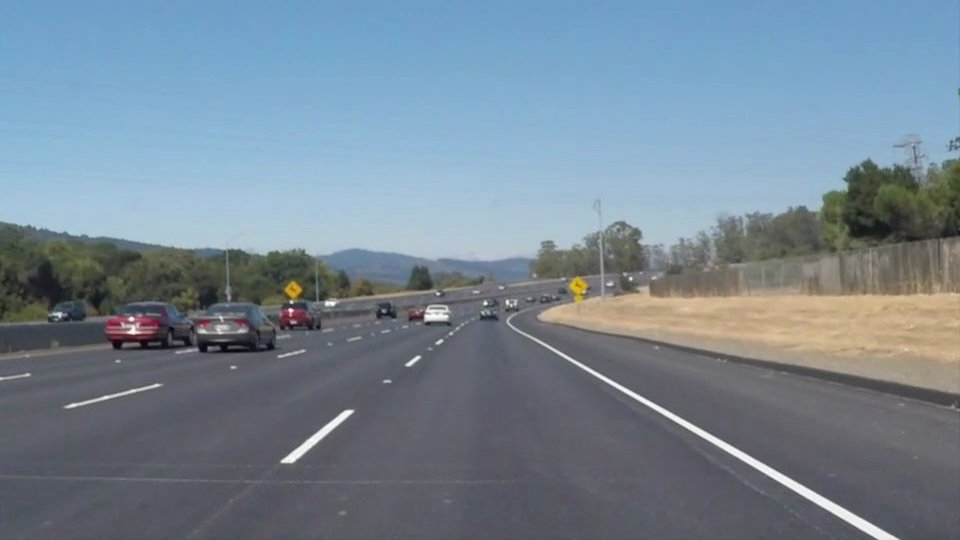
#> input picture solidWhiteCurve.jpg, 960 x 540 px, given in place of video.mp4, which was not available
$ jupyter execute --allow-errors 1234.ipynb
#> lines starting #> are read from the running program, lines starting #| are printed output that depends on the picture; after the words box and inside, x2 and y2 are one past the last pixel; in counts of white or black regions, pixels touching at a corner belong together; pictures that were not available may be replaced by others from this repository, and a replacement may not be noted
#> further down, frame is the input picture: shape (540, 960, 3); mean B, G, R 148.1, 134.5, 118.5
[cell 1]
import cv2 as cv
import numpy as np

def do_canny(frame):
    gray = cv.cvtColor(frame, cv.COLOR_RGB2GRAY)
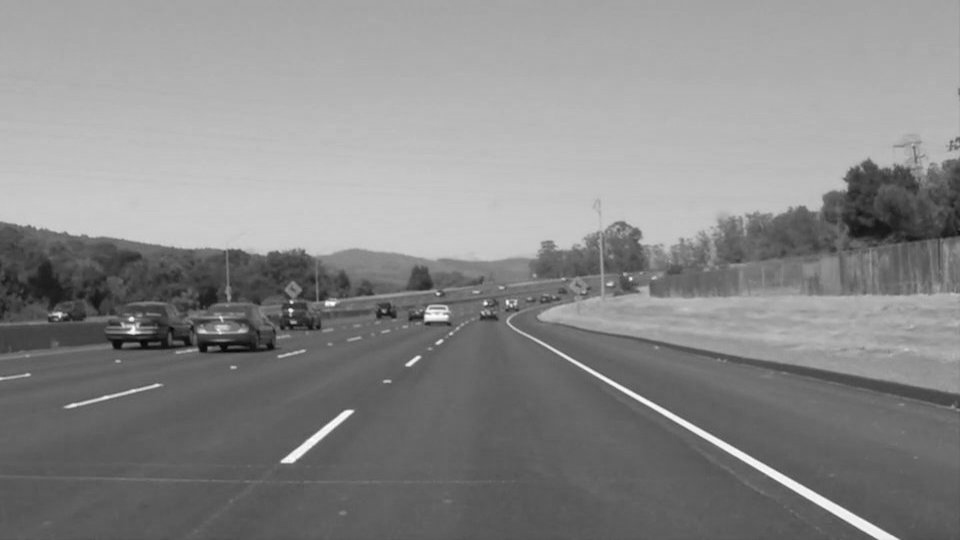
#> gray: shape (540, 960); min 3, max 255, mean 136.7
    blur = cv.GaussianBlur(gray, (5, 5), 0)
    canny = cv.Canny(blur, 50, 150)
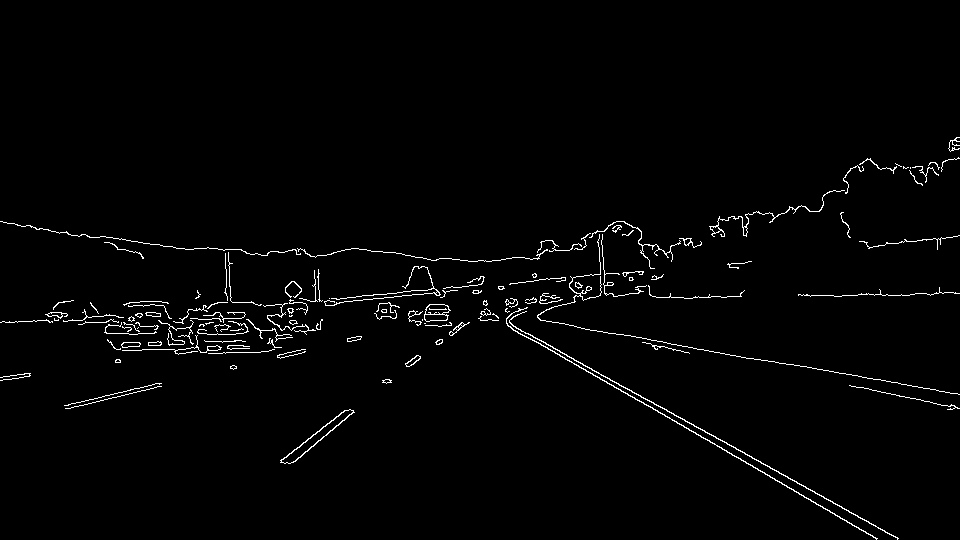
#> canny: shape (540, 960); 1.7% white in thin lines or dots, all inside (x1, y1, x2, y2) = (0, 137, 960, 540)
    return canny

def region_of_interest(frame):
    height = frame.shape[0]
#> height = 540
    polygons = np.array([
                            [(200, height), (1100, height), (550, 250)]
                        ])
#> polygons = [[200, 540], [1100, 540], [550, 250]]
    mask = np.zeros_like(frame)
    cv.fillPoly(mask, polygons, 255)
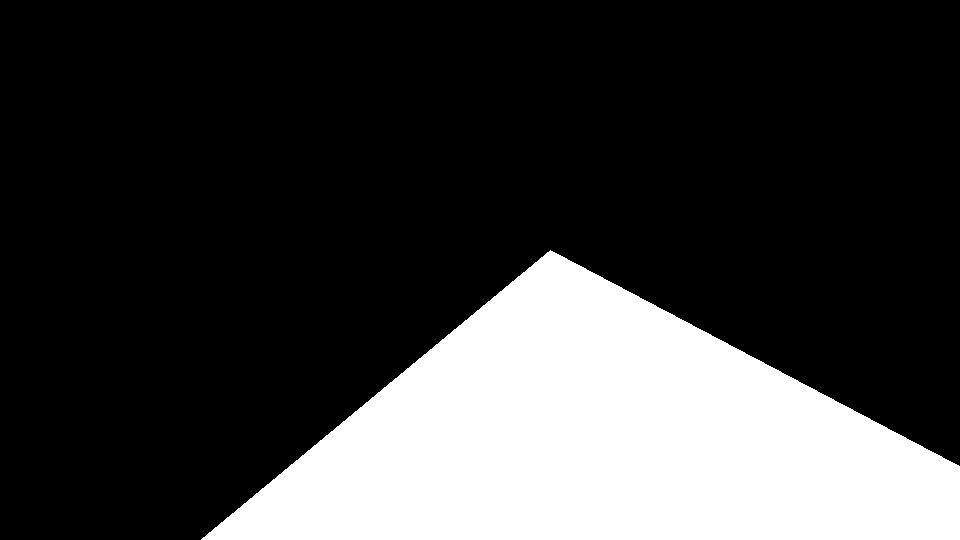
#> mask: shape (540, 960); 24.2% white; 1 white region, box (x1, y1, x2, y2) and area: (201, 250, 960, 540) 125255
    segment = cv.bitwise_and(frame, mask)
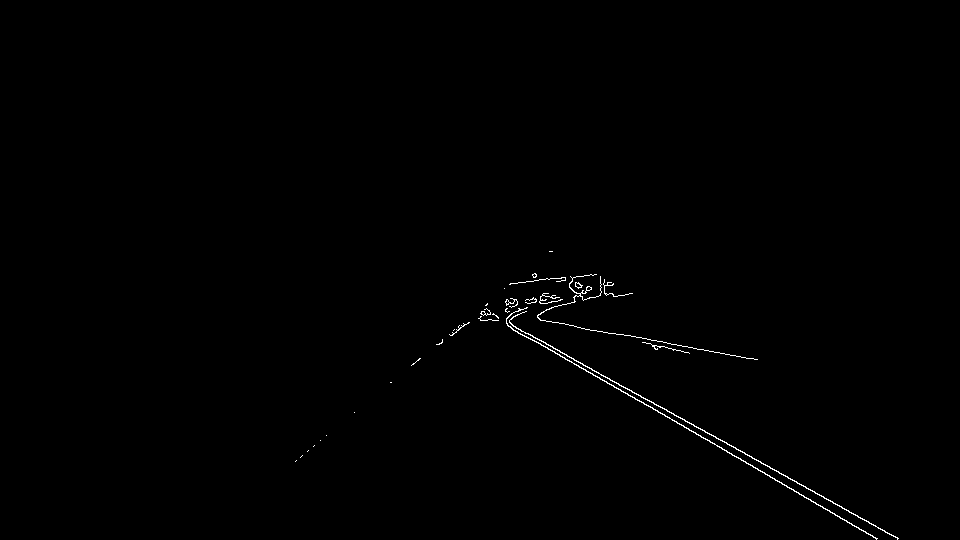
#> segment: shape (540, 960); 0.43% white in thin lines or dots, all inside (x1, y1, x2, y2) = (295, 251, 899, 540)
#> `hough = cv.HoughLinesP(segment, 2, np.pi / 180, 100, np.array([]), min..`: hough = [[490, 313, 694, 426], [482, 311, 876, 538], [484, 309, 897, 538], [577, 327, 757, 359]]
    return segment

def average_slope_intercept(frame, lines):
    left = []
    right = []
    for line in lines:
        x1, y1, x2, y2 = line.reshape(4)
        parameters = np.polyfit((x1, x2), (y1, y2), 1)
        slope = parameters[0]
        y_intercept = parameters[1]
        if slope < 0:
            left.append((slope, y_intercept))
        else:
            right.append((slope, y_intercept))
#> this loop made 4 passes
#> (x1, y1, x2, y2, slope, y_intercept) on passes 1 to 4: (490, 313, 694, 426, 0.554, 41.58), (482, 311, 876, 538, 0.576, 33.3), (484, 309, 897, 538, 0.554, 40.63), (577, 327, 757, 359, 0.178, 224.4)
#> after the loop, left = []; right = [(0.554, 41.58), (0.576, 33.3), (0.554, 40.63), (0.178, 224.4)]
    left_avg = np.average(left, axis = 0)
#> left_avg = nan
    right_avg = np.average(right, axis = 0)
#> right_avg = [0.466, 84.98]
    left_line = make_coordinates(frame, left_avg)
    right_line = make_coordinates(frame, right_avg)
    return np.array([left_line, right_line])

def make_coordinates(frame, parameters):
    slope , intercept = parameters
    y1 = frame.shape[0]
    y2 = int(y1 - 250)
    x1 = int((y1 - intercept) / slope)
    x2 = int((y2 - intercept) / slope)
    return np.array([x1, y1, x2, y2])

def display_lines(frame, lines):
    lines_visualize = np.zeros_like(frame)
    if lines is not None:
        for x1, y1, x2, y2 in lines:
            cv.line(lines_visualize, (x1, y1), (x2, y2), (0, 255, 0), 5)
    return lines_visualize

cap = cv.VideoCapture("lane_data/video.mp4")
#> (the rest of this cell did not finish here and is left out)
